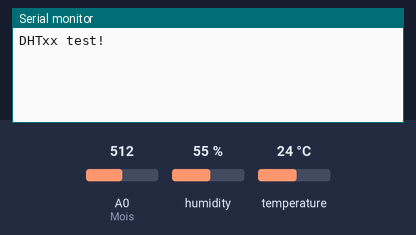
A sketch run on a simulated ESP8266 (NodeMCU). Parts: the last lines printed to the serial monitor. Inputs (shaded band) come from the test bench; at power-on: humidity 55 %, A0 (Mois) = 512, temperature 24 °C. WiFi joins after 1.5 s; servers stay silent unless stated.

Above: at 3.0 s.
3.1 s: humidity set to 22 %
At 8.0 s:
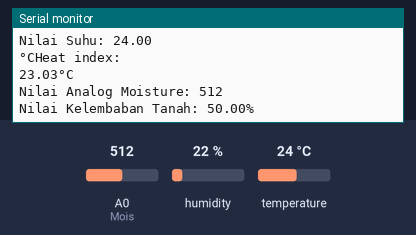
8.3 s: A0 (Mois) set to 716
10.8 s: temperature set to 12 °C
At 13.0 s:
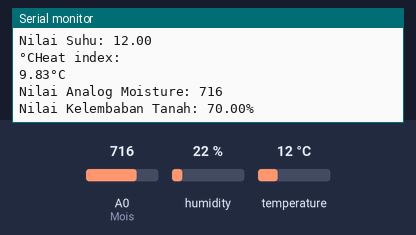
13.3 s: A0 (Mois) set to 900
15.8 s: humidity set to 40 %
At 18.2 s:
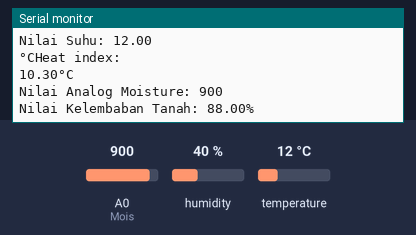

The sketch:

ng_Suhu_dan_Kelembaban_pada_Tanaman_dengan_Blynk_dan_ESP8266.ino
```cpp
#define BLYNK_TEMPLATE_ID "TMPL6gAvzTTCo"
#define BLYNK_TEMPLATE_NAME "Sistem Monitoring Suhu dan Kelembaban Tanaman"
#define BLYNK_AUTH_TOKEN "adj0qvn2YAOfdUv_kfmzEJzVAoC4LmpL"

#define BLYNK_PRINT Serial
#include <ESP8266WiFi.h>
#include <BlynkSimpleEsp8266.h> // Tambahkan header ini

#include <DHT.h>

char auth[] = "adj0qvn2YAOfdUv_kfmzEJzVAoC4LmpL";

char ssid[] = "Nusa kos";  // type your wifi name
char pass[] = "hadehlalicuk";  // type your wifi password

#define Mois A0
#define DHTPIN D1
#define DHTTYPE DHT11
BlynkTimer timer;

DHT dht(DHTPIN, DHTTYPE);

void setup() {
  Serial.begin(9600);
  Serial.println(F("DHTxx test!"));

  Blynk.begin(auth, ssid, pass); // Inisialisasi Blynk

  dht.begin();
}

void loop() {
  Blynk.run(); // Tambahkan ini di loop

  // Wait a few seconds between measurements.
  delay(5000);

  // Reading temperature or humidity takes about 250 milliseconds!
  // Sensor readings may also be up to 2 seconds 'old' (its a very slow sensor)
  float h = dht.readHumidity();
  // Read temperature as Celsius (the default)
  float t = dht.readTemperature();
  // Read temperature as Fahrenheit (isFahrenheit = true)
  float f = dht.readTemperature(true);

  // Check if any reads failed and exit early (to try again).
  if (isnan(h) || isnan(t) || isnan(f)) {
    Serial.println(F("Failed to read from DHT sensor!"));
    return;
  }

  Blynk.virtualWrite(V0, t);
  Blynk.virtualWrite(V1, h);
  Blynk.virtualWrite(V2, analogRead(Mois));

  // Calculate moisture percentage
  float moisturePercentage = map(analogRead(Mois), 0, 1023, 0, 100);
  // Send moisture percentage to Blynk
  Blynk.virtualWrite(V3, moisturePercentage);

  // Compute heat index in Fahrenheit (the default)
  float hif = dht.computeHeatIndex(f, h);
  // Compute heat index in Celsius (isFahreheit = false)
  float hic = dht.computeHeatIndex(t, h, false);

  Serial.print(F("Nilai Kelembaban Udara: "));
  Serial.print(h);
  Serial.println("%");
  Serial.print(F("Nilai Suhu: "));
  Serial.println(t);
  Serial.print(F("°C"));
  Serial.println(F("Heat index: "));
  Serial.print(hic);
  Serial.println(F("°C"));
  Serial.print("Nilai Analog Moisture: ");
  Serial.println(analogRead(Mois));
  Serial.print(F("Nilai Kelembaban Tanah: "));
  Serial.print(moisturePercentage);
  Serial.println("%");
}
```

Measured:
- after the input at 3.1 s, the serial monitor: prints a new line after 3.7 s (image 1)
- after the input at 10.8 s, the serial monitor: prints a new line after 1.1 s (image 2)
- after the input at 15.8 s, the serial monitor: prints a new line after 1.2 s (image 3)
